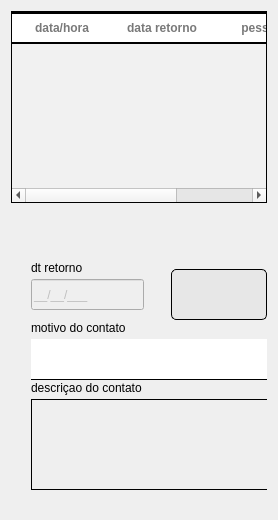
         <widget class="QWidget" name="contatos">
          <attribute name="title">
           <string>contatos</string>
          </attribute>
          <layout class="QVBoxLayout" name="verticalLayout_4">
           <item>
            <widget class="QTableWidget" name="tabContatos">
             <property name="styleSheet">
              <string notr="true">QTableView{
background: #F1F1F1;
color: black;
font-weight: bold;
font-size: 12px;
border:1px solid;
	selection-color: rgb(255, 255, 255);
selection-background-color: rgb(85, 170, 255);
}
QHeaderView:section{
background: #FFF;

font-size: 12px;
font-family: &quot;Arial&quot;;
font-weight: bold;
color: #797979;
border:none;
border-bottom: 2px solid black;
border-top:2px solid black;
padding:5px 0px;
text-transform: uppercase
}
</string>
             </property>
             <property name="editTriggers">
              <set>QAbstractItemView::NoEditTriggers</set>
             </property>
             <property name="tabKeyNavigation">
              <bool>true</bool>
             </property>
             <property name="selectionBehavior">
              <enum>QAbstractItemView::SelectRows</enum>
             </property>
             <attribute name="horizontalHeaderShowSortIndicator" stdset="0">
              <bool>false</bool>
             </attribute>
             <attribute name="horizontalHeaderStretchLastSection">
              <bool>true</bool>
             </attribute>
             <attribute name="verticalHeaderVisible">
              <bool>false</bool>
             </attribute>
             <column>
              <property name="text">
               <string>data/hora</string>
              </property>
             </column>
             <column>
              <property name="text">
               <string>data retorno</string>
              </property>
             </column>
             <column>
              <property name="text">
               <string>pessoa</string>
              </property>
             </column>
            </widget>
           </item>
           <item>
            <widget class="QWidget" name="widget_2" native="true">
             <property name="minimumSize">
              <size>
               <width>0</width>
               <height>300</height>
              </size>
             </property>
             <property name="styleSheet">
              <string notr="true">
QPushButton{
background-color: rgb(231, 231, 231);
border:1px solid ;
border-radius:5px;
}
QPushButton:hover{
	background-color: rgb(214, 214, 214);
}</string>
             </property>
             <widget class="QLineEdit" name="tx_dataretornocontato">
              <property name="enabled">
               <bool>false</bool>
              </property>
              <property name="geometry">
               <rect>
                <x>20</x>
                <y>70</y>
                <width>113</width>
                <height>31</height>
               </rect>
              </property>
              <property name="inputMask">
               <string>99/99/999;_</string>
              </property>
             </widget>
             <widget class="QLabel" name="lb_FormProdutos_51">
              <property name="geometry">
               <rect>
                <x>20</x>
                <y>50</y>
                <width>113</width>
                <height>17</height>
               </rect>
              </property>
              <property name="styleSheet">
               <string notr="true"/>
              </property>
              <property name="text">
               <string>dt retorno</string>
              </property>
             </widget>
             <widget class="QLineEdit" name="tx_movitocontato">
              <property name="enabled">
               <bool>false</bool>
              </property>
              <property name="geometry">
               <rect>
                <x>20</x>
                <y>130</y>
                <width>841</width>
                <height>41</height>
               </rect>
              </property>
              <property name="styleSheet">
               <string notr="true">border:0px solid;
border-bottom:1px solid </string>
              </property>
             </widget>
             <widget class="QPlainTextEdit" name="tex_descricacontato">
              <property name="enabled">
               <bool>false</bool>
              </property>
              <property name="geometry">
               <rect>
                <x>20</x>
                <y>190</y>
                <width>851</width>
                <height>91</height>
               </rect>
              </property>
              <property name="styleSheet">
               <string notr="true">border:1px solid;</string>
              </property>
             </widget>
             <widget class="QLabel" name="lb_FormProdutos_52">
              <property name="geometry">
               <rect>
                <x>20</x>
                <y>110</y>
                <width>191</width>
                <height>17</height>
               </rect>
              </property>
              <property name="styleSheet">
               <string notr="true"/>
              </property>
              <property name="text">
               <string>motivo do contato</string>
              </property>
             </widget>
             <widget class="QLabel" name="lb_FormProdutos_53">
              <property name="geometry">
               <rect>
                <x>20</x>
                <y>170</y>
                <width>211</width>
                <height>17</height>
               </rect>
              </property>
              <property name="styleSheet">
               <string notr="true"/>
              </property>
              <property name="text">
               <string>descriçao do contato</string>
              </property>
             </widget>
             <widget class="QPushButton" name="bt_validarContato">
              <property name="enabled">
               <bool>false</bool>
              </property>
              <property name="geometry">
               <rect>
                <x>400</x>
                <y>60</y>
                <width>96</width>
                <height>51</height>
               </rect>
              </property>
              <property name="styleSheet">
               <string notr="true"/>
              </property>
              <property name="text">
               <string/>
              </property>
              <property name="icon">
               <iconset resource="../assets/file.qrc">
                <normaloff>:/novo/telainicial/finalizado.png</normaloff>:/novo/telainicial/finalizado.png</iconset>
              </property>
              <property name="iconSize">
               <size>
                <width>30</width>
                <height>30</height>
               </size>
              </property>
             </widget>
             <widget class="QPushButton" name="bt_adicionar_novocontato">
              <property name="geometry">
               <rect>
                <x>160</x>
                <y>60</y>
                <width>96</width>
                <height>51</height>
               </rect>
              </property>
              <property name="styleSheet">
               <string notr="true"/>
              </property>
              <property name="text">
               <string/>
              </property>
              <property name="icon">
               <iconset resource="../assets/file.qrc">
                <normaloff>:/novo/telainicial/mais.png</normaloff>:/novo/telainicial/mais.png</iconset>
              </property>
              <property name="iconSize">
               <size>
                <width>30</width>
                <height>30</height>
               </size>
              </property>
             </widget>
             <widget class="QPushButton" name="bt_apagarcontato">
              <property name="geometry">
               <rect>
                <x>290</x>
                <y>60</y>
                <width>96</width>
                <height>51</height>
               </rect>
              </property>
              <property name="styleSheet">
               <string notr="true"/>
              </property>
              <property name="text">
               <string/>
              </property>
              <property name="icon">
               <iconset resource="../assets/file.qrc">
                <normaloff>:/novo/telainicial/menos.png</normaloff>:/novo/telainicial/menos.png</iconset>
              </property>
              <property name="iconSize">
               <size>
                <width>30</width>
                <height>30</height>
               </size>
              </property>
             </widget>
             <widget class="QPushButton" name="bt_cancelarContato">
              <property name="enabled">
               <bool>false</bool>
              </property>
              <property name="geometry">
               <rect>
                <x>510</x>
                <y>60</y>
                <width>96</width>
                <height>51</height>
               </rect>
              </property>
              <property name="styleSheet">
               <string notr="true"/>
              </property>
              <property name="text">
               <string/>
              </property>
              <property name="icon">
               <iconset resource="../assets/file.qrc">
                <normaloff>:/novo/telainicial/x.png</normaloff>:/novo/telainicial/x.png</iconset>
              </property>
              <property name="iconSize">
               <size>
                <width>30</width>
                <height>30</height>
               </size>
              </property>
             </widget>
            </widget>
           </item>
          </layout>
         </widget>
